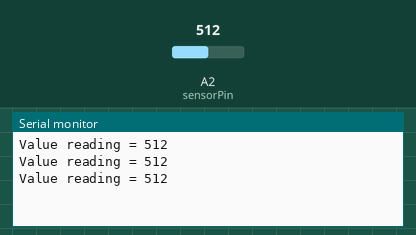
Simulated run of this sketch. Board: Arduino Uno, built with avr-gcc and run on an emulated ATmega328P. Parts: the last lines printed to the serial monitor. The test bench sets the inputs (shaded band); at power-on: A2 (sensorPin) = 512.

Above: at 1.3 s.
1.4 s: A2 (sensorPin) set to 716
At 1.9 s:
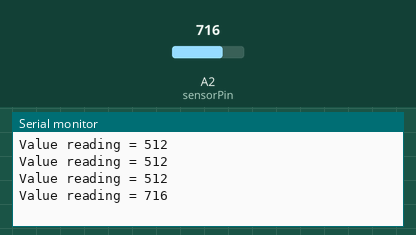
2.9 s: A2 (sensorPin) set to 900
At 3.4 s:
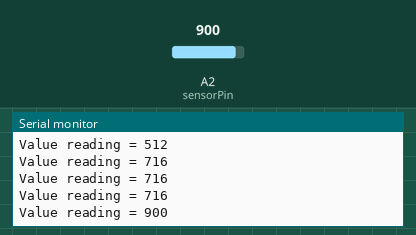
Timing chart, 0 to 5.9 s (numbered marks = the images above; inputs shaded):
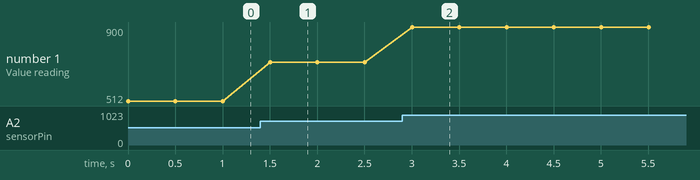

The sketch:

To_Check_Value.ino
```cpp
/*
Laura Hirsh

Simple sensor value testing sketch.

 */

int sensorPin = 2;     // the pin the sensor is connected to
int sensorReading;     // the reading from the sensor

void setup(void) {
  // Sending information via the Serial monitor
  Serial.begin(9600);
}

void loop(void) {
  sensorReading = analogRead(sensorPin); //sensor reading will be an analog read of set sensor pin
 /*if (sensorReading >= 0 && sensorReading <= 435 )
  {
    sensorReading = 0;
  }
  else if (sensorReading > 435)
  {
    sensorReading = 1;
  }*/

  Serial.print("Value reading = ");
  Serial.println(sensorReading);     // the raw reading

  delay(500); //display every second
}
```

Measured:
- after the input at 1.4 s, the serial monitor: prints a new line after 0.10 s (image 1)
- after the input at 2.9 s, the serial monitor: prints a new line after 0.10 s (image 2)
- plotted number 1: 512 → 716 after the input at 1.4 s, 716 → 900 after the input at 2.9 s
